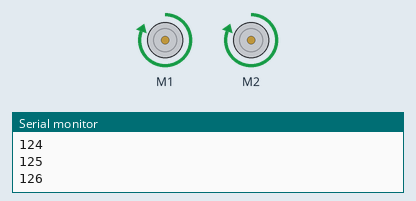
Simulated run of this sketch. Board: Arduino Uno, built with avr-gcc and run on an emulated ATmega328P. Shown: 2 × DC motor (green arrow = forward, orange = backward, longer = faster), the last lines printed to the serial monitor.

Above: at 9.75 s.
At 19.51 s:
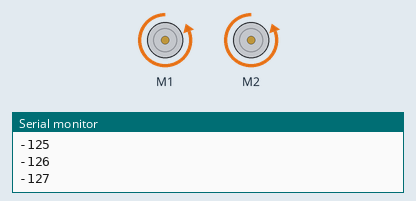
Timing chart, 0 to 25.4 s (numbered marks = the images above):
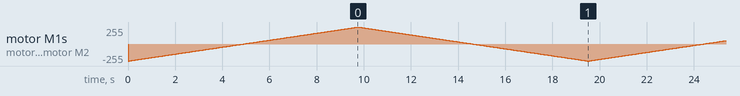

The sketch:

ARDUINO-PRUEBA2.ino
```cpp
// (licence header left out)
#include <SabertoothSimplified.h>
#include <SoftwareSerial.h>
SoftwareSerial SWSerial(NOT_A_PIN, 11);  //TX ES  PIN 11

SabertoothSimplified ST(SWSerial);
                         // For how to configure the Sabertooth, see the DIP Switch Wizard for
                         //   http://www.dimensionengineering.com/datasheets/SabertoothDIPWizard/start.htm
                         // Be sure to select Simplified Serial Mode for use with this library.
                         // This sample uses a baud rate of 9600.
                         //
                         // Connections to make:
                         //   Arduino TX->1  ->  Sabertooth S1
                         //   Arduino GND    ->  Sabertooth 0V
                         //   Arduino VIN    ->  Sabertooth 5V (OPTIONAL, if you want the Sabertooth to power the Arduino)
                         //
                         // If you want to use a pin other than TX->1, see the SoftwareSerial example.

void setup()
{
  Serial.begin(9600);
  SWSerial.begin(9600); // This is the baud rate you chose with the DIP switches.
}


void loop()
{
  int power;
  int DUR=30;
  // -127 ES FULL REVERSA, 127 FULL DEFRENTE
  // 20ms delay  para cada cambio
  for (power = -127; power <= 127; power ++)
  {
    ST.motor(1, power);
    ST.motor(2, power);
    delay(DUR);
    Serial.println(power);
  }
  Serial.println(power);
  // Now go back the way we came.
  for (power = 127; power >= -127; power --)
  {
    ST.motor(1, power);
    ST.motor(2, power);
    delay(DUR);
    Serial.println(power);
  }
}
```
